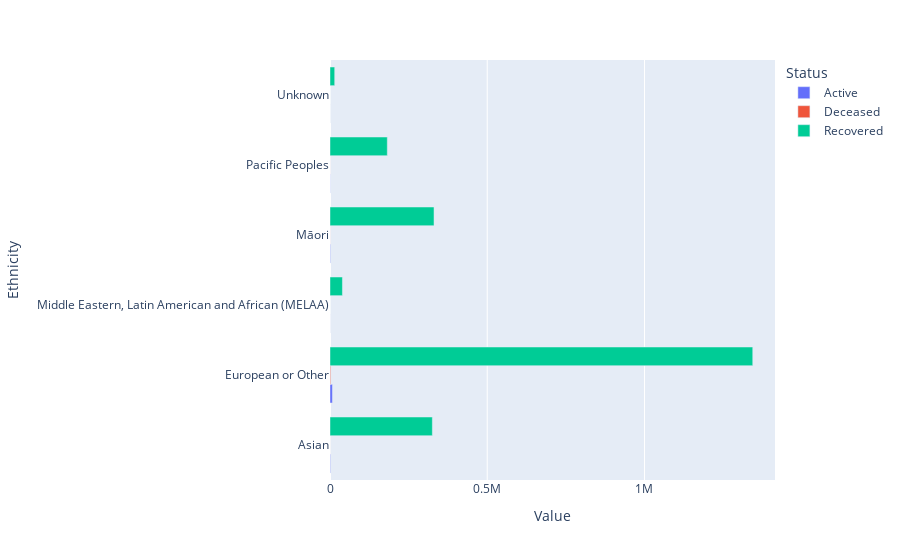

Notebook cell for this chart:
### Code cell
fig = px.bar(Test_Ethnicity,
             x="Value",
             y="Ethnicity",
             orientation='h',  
             color="Status",
             barmode="group",
            )

fig.show()

### Figure 1 — Plotly figure (JSON) as saved in the notebook; plotly's stock layout.template omitted (floating-point values rounded to 4 significant figures)
{"data": [{"alignmentgroup": "True", "hovertemplate": "Status=Active<br>Value=%{x}<br>Ethnicity=%{y}<extra></extra>", "legendgroup": "Active", "marker": {"color": "#636efa", "pattern": {"shape": ""}}, "name": "Active", "offsetgroup": "Active", "orientation": "h", "showlegend": true, "textposition": "auto", "type": "bar", "x": [1495, 7659, 134, 1321, 467, 74], "xaxis": "x", "y": ["Asian", "European or Other", "Middle Eastern, Latin American and African (MELAA)", "Māori", "Pacific Peoples", "Unknown"], "yaxis": "y"}, {"alignmentgroup": "True", "hovertemplate": "Status=Deceased<br>Value=%{x}<br>Ethnicity=%{y}<extra></extra>", "legendgroup": "Deceased", "marker": {"color": "#EF553B", "pattern": {"shape": ""}}, "name": "Deceased", "offsetgroup": "Deceased", "orientation": "h", "showlegend": true, "textposition": "auto", "type": "bar", "x": [104, 2099, 11, 228, 136, 8], "xaxis": "x", "y": ["Asian", "European or Other", "Middle Eastern, Latin American and African (MELAA)", "Māori", "Pacific Peoples", "Unknown"], "yaxis": "y"}, {"alignmentgroup": "True", "hovertemplate": "Status=Recovered<br>Value=%{x}<br>Ethnicity=%{y}<extra></extra>", "legendgroup": "Recovered", "marker": {"color": "#00cc96", "pattern": {"shape": ""}}, "name": "Recovered", "offsetgroup": "Recovered", "orientation": "h", "showlegend": true, "textposition": "auto", "type": "bar", "x": [325464, 1344260, 39524, 330804, 182222, 14942], "xaxis": "x", "y": ["Asian", "European or Other", "Middle Eastern, Latin American and African (MELAA)", "Māori", "Pacific Peoples", "Unknown"], "yaxis": "y"}], "layout": {"barmode": "group", "legend": {"title": {"text": "Status"}, "tracegroupgap": 0}, "margin": {"t": 60}, "xaxis": {"anchor": "y", "domain": [0, 1], "title": {"text": "Value"}}, "yaxis": {"anchor": "x", "domain": [0, 1], "title": {"text": "Ethnicity"}}}}
